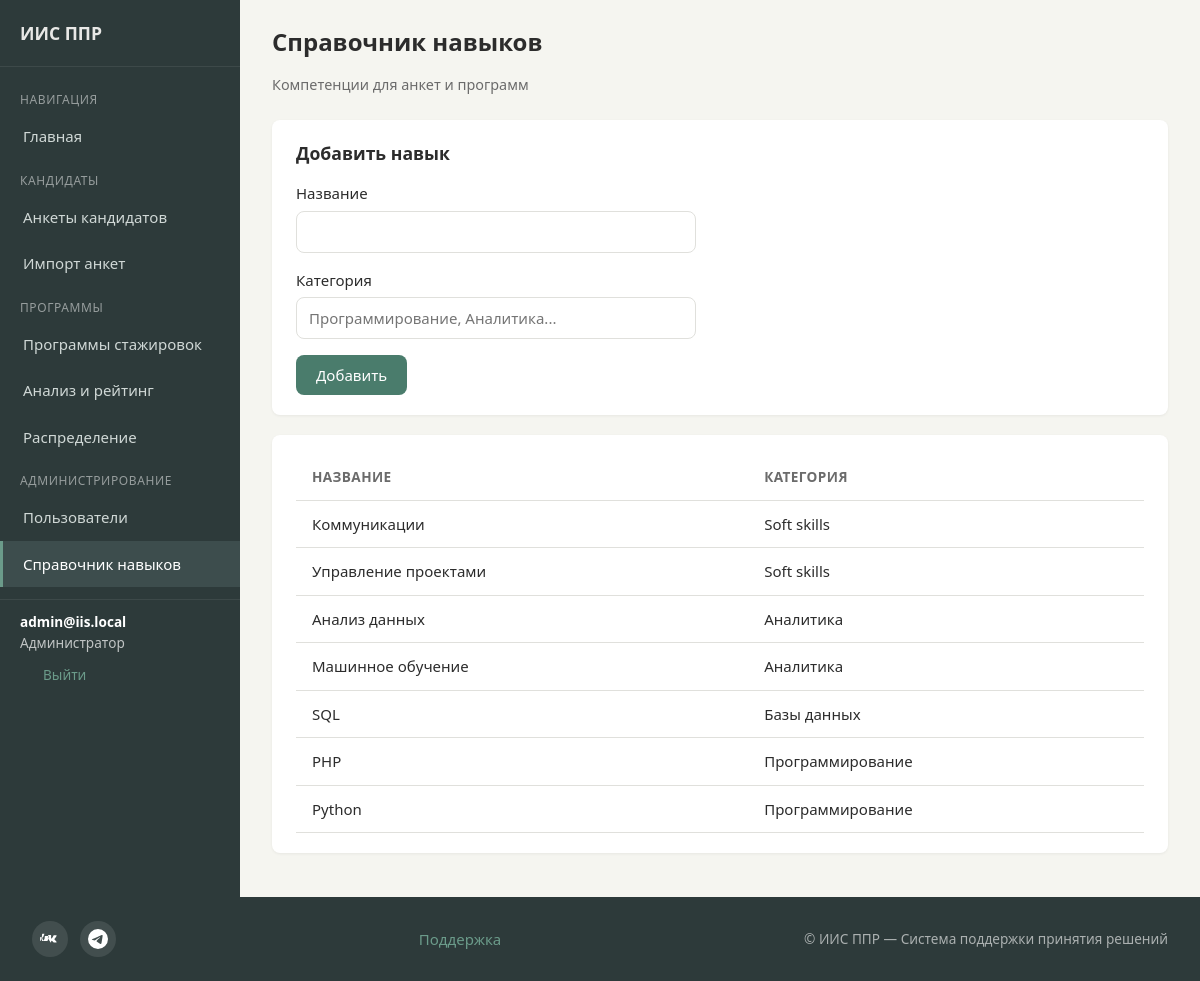
The page /skills.php (signed in) on the database its author committed.
### tables this page shows
CREATE TABLE `skills` (
  `id` int unsigned NOT NULL AUTO_INCREMENT,
  `name` varchar(255) NOT NULL,
  `category` varchar(100) DEFAULT NULL,
  PRIMARY KEY (`id`),
  UNIQUE KEY `name` (`name`)
);

### Auth.php (called while the page is built, shortened)
<?php
class Auth
{
    public static function userRoles(): array
    {
        return $_SESSION['roles'] ?? [];
    }
    public static function hasRole(string $role): bool
    {
        return in_array($role, self::userRoles(), true);
    }
    public static function isHr(): bool { return self::hasRole(self::ROLE_HR); }
    public static function isManager(): bool { return self::hasRole(self::ROLE_MANAGER); }
    public static function isAdmin(): bool { return self::hasRole(self::ROLE_ADMIN); }
    public static function canManageUsers(): bool
    {
        return self::isAdmin();
    }
    public static function canManageCandidates(): bool
    {
        return self::isHr() || self::isAdmin();
    }
    public static function canManagePrograms(): bool
    {
        return self::isManager() || self::isAdmin();
    }
}

### skills.php (the view, shortened to what this page needs)
<?php
$pdo = \App\Database::getConnection();
$list = $pdo->query('SELECT * FROM skills ORDER BY category, name')->fetchAll();
$currentPage = 'skills';
include __DIR__ . '/header.php';
?>
<div class="page-header">
    <h1>Справочник навыков</h1>
    <p class="subtitle">Компетенции для анкет и программ</p>
</div>
<div class="card">
    <h2 class="card-title">Добавить навык</h2>
    <form method="post" style="max-width:400px;">
        <div class="form-group">
            <label>Название</label>
            <input type="text" name="name" class="form-control" required>
        </div>
        <div class="form-group">
            <label>Категория</label>
            <input type="text" name="category" class="form-control" placeholder="Программирование, Аналитика...">
        </div>
        <button type="submit" class="btn btn-primary">Добавить</button>
    </form>
</div>
<div class="card">
    <div class="table-wrap">
        <table class="data-table">
            <thead>
                <tr><th>Название</th><th>Категория</th></tr>
            </thead>
            <tbody>
                <?php foreach ($list as $s): ?>
                    <tr>
                        <td><?= htmlspecialchars($s['name']) ?></td>
                        <td><?= htmlspecialchars($s['category'] ?? '') ?></td>
                    </tr>
                <?php endforeach; ?>
            </tbody>
        </table>
    </div>
</div>
<?php include __DIR__ . '/footer.php'; ?>

### header.php (shortened to what this page needs)
<?php
$currentPage = $currentPage ?? 'home';
$roles = \App\Auth::userRoles();
$roleNames = [
    'student' => 'Студент',
    'hr' => 'HR-оператор',
    'manager' => 'Руководитель программы',
    'admin' => 'Администратор',
];
?>
<!DOCTYPE html>
<html lang="ru">
<head>
    <link rel="stylesheet" href="/style.css">
</head>
<body>
<div class="app-layout">
    <aside class="sidebar">
        <div class="sidebar-brand">ИИС ППР</div>
        <nav class="sidebar-nav">
            <div class="group">Навигация</div>
            <a href="/dashboard.php" class="<?= $currentPage === 'dashboard' ? 'active' : '' ?>">Главная</a>
            <?php if (\App\Auth::canManageCandidates()): ?>
                <div class="group">Кандидаты</div>
                <a href="/candidates.php" class="<?= $currentPage === 'candidates' ? 'active' : '' ?>">Анкеты кандидатов</a>
                <a href="/candidates-import.php" class="<?= $currentPage === 'import' ? 'active' : '' ?>">Импорт анкет</a>
            <?php endif; ?>
            <?php if (\App\Auth::canManagePrograms()): ?>
                <div class="group">Программы</div>
                <a href="/programs.php" class="<?= $currentPage === 'programs' ? 'active' : '' ?>">Программы стажировок</a>
                <a href="/scoring.php" class="<?= $currentPage === 'scoring' ? 'active' : '' ?>">Анализ и рейтинг</a>
                <a href="/assignments.php" class="<?= $currentPage === 'assignments' ? 'active' : '' ?>">Распределение</a>
            <?php endif; ?>
            <?php if (\App\Auth::canManageUsers()): ?>
                <div class="group">Администрирование</div>
                <a href="/users.php" class="<?= $currentPage === 'users' ? 'active' : '' ?>">Пользователи</a>
                <a href="/skills.php" class="<?= $currentPage === 'skills' ? 'active' : '' ?>">Справочник навыков</a>
            <?php endif; ?>
        </nav>
        <div class="user-bar">
            <strong><?= htmlspecialchars($_SESSION['email'] ?? '') ?></strong><br>
            <?= implode(', ', array_map(fn($r) => $roleNames[$r] ?? $r, $roles)) ?><br>
            <a href="/logout.php">Выйти</a>
        </div>
    </aside>
    <main class="main">

### footer.php (shortened to what this page needs)
    </main>
</div>
<footer class="site-footer">
    <div class="footer-inner">
        <div class="footer-social">
            <a href="#" class="social-icon" title="VK" aria-label="VK"></a>
            <a href="#" class="social-icon" title="Telegram" aria-label="Telegram"></a>
        </div>
        <div class="footer-support">
            <a href="mailto:support@example.com" class="footer-link">Поддержка</a>
        </div>
        <div class="footer-copy">© ИИС ППР — Система поддержки принятия решений</div>
    </div>
</footer>
</body>
</html>

### style.css (style rules this page uses)
:root { --bg-main: #f5f5f0; --bg-card: #ffffff; --bg-sidebar: #2d3a3a; --bg-sidebar-hover: #3d4d4d; --text: #2c2c2c; --text-muted: #6b6b6b; --accent: #4a7c6c; --accent-light: #6b9b8a; --accent-dark: #3a6152; --border: #e0e0dc; --success: #5a8f5a; --warning: #b8954a; --danger: #b85c5c; --radius: 8px; --shadow: 0 1px 3px rgba(0,0,0,0.06); --shadow-lg: 0 4px 12px rgba(0,0,0,0.08); --font: 'Segoe UI', system-ui, -apple-system, sans-serif; }
* { box-sizing: border-box; }
body { margin: 0; font-family: var(--font); font-size: 15px; line-height: 1.5; color: var(--text); background: var(--bg-main); min-height: 100vh; display: flex; flex-direction: column; }
a { color: var(--accent); text-decoration: none; }
.app-layout { display: flex; flex: 1; }
.sidebar { width: 240px; background: var(--bg-sidebar); color: #e8e8e6; flex-shrink: 0; }
.sidebar a { color: #d0d8d6; display: block; padding: 12px 20px; border-left: 3px solid transparent; }
.sidebar a.active { background: var(--bg-sidebar-hover); border-left-color: var(--accent-light); color: #fff; }
.sidebar-brand { padding: 20px; font-weight: 600; font-size: 1.1rem; border-bottom: 1px solid rgba(255,255,255,0.08); }
.sidebar-nav { padding: 12px 0; }
.sidebar-nav .group { font-size: 0.75rem; text-transform: uppercase; letter-spacing: 0.05em; color: rgba(255,255,255,0.5); padding: 12px 20px 4px; }
.main { flex: 1; padding: 24px 32px; overflow-x: auto; }
.page-header { margin-bottom: 24px; }
.page-header h1 { margin: 0 0 4px; font-size: 1.5rem; font-weight: 600; color: var(--text); }
.page-header .subtitle { color: var(--text-muted); font-size: 0.9rem; }
.card { background: var(--bg-card); border-radius: var(--radius); box-shadow: var(--shadow); padding: 20px 24px; margin-bottom: 20px; }
.card-title { margin: 0 0 16px; font-size: 1.1rem; font-weight: 600; }
.form-group { margin-bottom: 16px; }
.form-group label { display: block; margin-bottom: 6px; font-weight: 500; color: var(--text); }
.form-control { width: 100%; max-width: 400px; padding: 10px 12px; border: 1px solid var(--border); border-radius: var(--radius); font-size: 15px; font-family: inherit; }
.btn { display: inline-block; padding: 10px 20px; font-size: 15px; font-weight: 500; font-family: inherit; border: none; border-radius: var(--radius); cursor: pointer; text-decoration: none; transition: background 0.15s, color 0.15s; }
.btn-primary { background: var(--accent); color: #fff; }
.table-wrap { overflow-x: auto; }
table.data-table { width: 100%; border-collapse: collapse; }
table.data-table th, table.data-table td { padding: 12px 16px; text-align: left; border-bottom: 1px solid var(--border); }
table.data-table th { font-weight: 600; color: var(--text-muted); font-size: 0.85rem; text-transform: uppercase; letter-spacing: 0.03em; }
.user-bar { padding: 12px 20px; border-top: 1px solid rgba(255,255,255,0.08); font-size: 0.85rem; color: rgba(255,255,255,0.7); }
.user-bar strong { color: #fff; }
.user-bar a { color: var(--accent-light); }
.site-footer { background: var(--bg-sidebar); color: rgba(255,255,255,0.8); padding: 24px 32px; margin-top: auto; }
.footer-inner { max-width: 1200px; margin: 0 auto; display: flex; flex-wrap: wrap; align-items: center; justify-content: space-between; gap: 16px; }
.footer-social { display: flex; gap: 12px; }
.social-icon { display: inline-flex; align-items: center; justify-content: center; width: 36px; height: 36px; border-radius: 50%; background: rgba(255,255,255,0.1); color: #fff; transition: background 0.2s, color 0.2s; }
.footer-link { color: var(--accent-light); }
.footer-copy { font-size: 0.85rem; color: rgba(255,255,255,0.6); }

### rows shown on the page
skills: name "Коммуникации", category "Soft skills"
skills: name "Управление проектами", category "Soft skills"
skills: name "Анализ данных", category "Аналитика"
skills: name "Машинное обучение", category "Аналитика"
skills: name "SQL", category "Базы данных"
skills: name "PHP", category "Программирование"
skills: name "Python", category "Программирование"

### other values the page prints
$_SESSION['email'] "admin@iis.local"
implode(', ', array_map(fn($r) => $roleNames[$r] ?? $r, $roles)) "Администратор"
